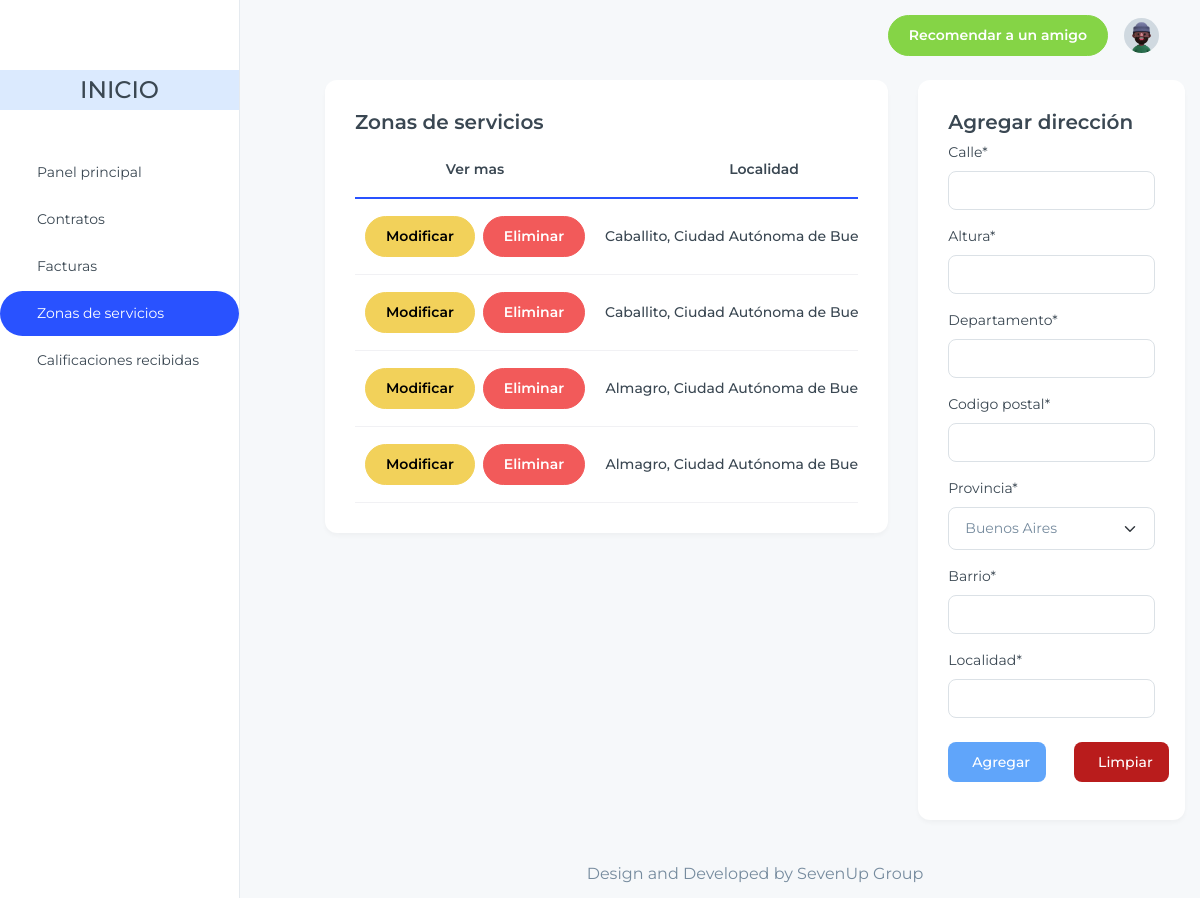
The page /home/prestador/direcciones/ (signed in) on the database as committed earlier.
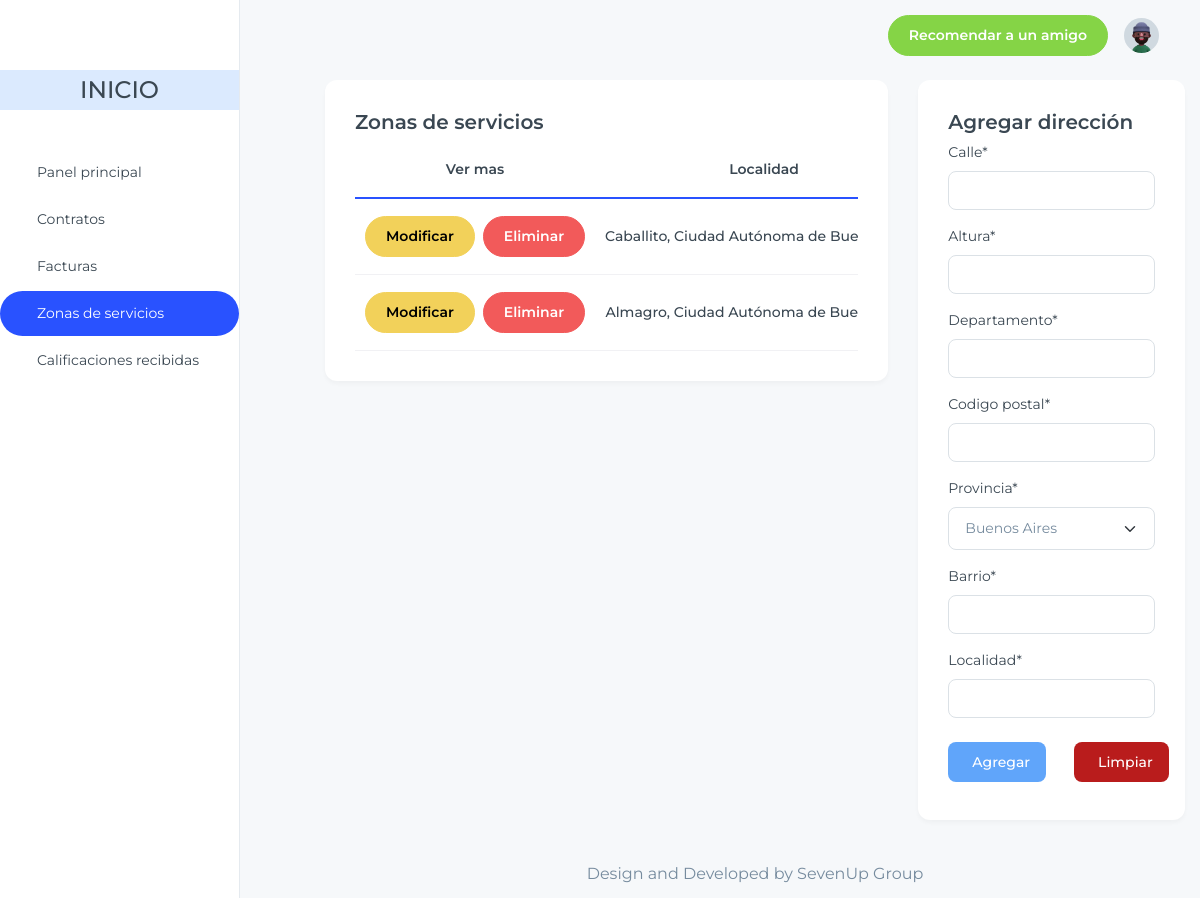
The same page on the database as committed later.
### apps/ubicacion/models.py (models this page shows, shortened)
class Direccion(models.Model):
    calle = models.TextField(max_length=200)
    altura = models.TextField(max_length=200)
    departamento = models.CharField(max_length=100, null=True, blank=True)
    codigo_postal = models.CharField(max_length=100)
    barrio = models.CharField(max_length=200, blank=True, null=True, default=None)
    localidad = models.ForeignKey(Localidad, on_delete=models.CASCADE, default=None)
    usuario = models.ForeignKey("usuario.Usuario", on_delete=models.CASCADE, default=None)

class Localidad(models.Model):
    nombre = models.CharField(max_length=100)
    provincia = models.ForeignKey(Provincia, on_delete=models.CASCADE)
    def __str__(self):
        return f'{self.nombre}, {self.provincia.__str__()}'

class Provincia(models.Model):
    PROVINCIAS = [
        (1, 'Buenos Aires'),
        (2, 'Ciudad Autónoma de Buenos Aires'),
        (3, 'Catamarca'),
        (4, 'Chaco'),
        (5, 'Chubut'),
        (6, 'Córdoba'),
        (7, 'Corrientes'),
        (8, 'Entre Ríos'),
        (9, 'Formosa'),
        (10, 'Jujuy'),
        (11, 'La Pampa'),
        (12, 'La Rioja'),
        (13, 'Mendoza'),
        (14, 'Misiones'),
        (15, 'Neuquén'),
        (16, 'Río Negro'),
        (17, 'Salta'),
        (18, 'San Juan'),
        (19, 'San Luis'),
        (20, 'Santa Cruz'),
        (21, 'Santa Fe'),
        (22, 'Santiago del Estero'),
        (23, 'Tierra del Fuego, Antártida e Islas del Atlántico Sur'),
        (24, 'Tucumán'),
    ]
    nombre = models.IntegerField(choices=PROVINCIAS)
    def __str__(self):
        provincia_nombre = dict(self.PROVINCIAS).get(self.nombre)
        return provincia_nombre

### apps/prestador/views.py (the view, shortened to what this page needs)
# urls.py: path('prestador/direcciones/', PrestadorDireccionListView.as_view(), name='direcciones'),
class PrestadorDireccionListView(generic.ListView, generic.edit.FormMixin):
    model = Direccion
    template_name = 'prestador_direcciones.html'
    context_object_name = 'direcciones'
    form_class = DireccionForm
    def get_queryset(self):
        usuario_actual = self.request.user
        return Direccion.objects.filter(usuario=usuario_actual)
    def get_context_data(self, **kwargs):
        context = super().get_context_data(**kwargs)
        context['form'] = self.get_form()  # Incluye el formulario en el contexto
        return context

### apps/ubicacion/form.py (shortened to what this page needs)
class DireccionForm(forms.Form):
    calle = forms.CharField(max_length=150, required=True)
    altura = forms.IntegerField()
    departamento = forms.CharField(max_length=150, required=True)
    codigo_postal = forms.CharField(max_length=150)
    provincia = forms.ChoiceField(choices=Provincia.PROVINCIAS, required=True)
    barrio = forms.CharField(max_length=150)
    localidad = forms.CharField(max_length=150, required=True)

### apps/prestador/templates/prestador_direcciones.html (shortened to what this page needs)
{% extends 'index_prestador.html' %}
{% load static %}
{% load crispy_forms_tags %}
{% block content %}
<div class="container-fluid">
  <div class='row'>
    <div class="col-lg-8">
      <div class="card ">
        <div class="card-body ">
          <h5 class="card-title fs-6 font-semibold">Zonas de servicios</h5>
            <div class="table-responsive">
              <table class="table text-nowrap align-middle mb-0">
                <thead>
                  <tr class="border-2 border-bottom border-primary border-0">
                    <th scope="col" class="text-center">Ver mas</th>
                    <th scope="col" class="text-center">Localidad</th>
                    </tr>
                </thead>
                <tbody class="table-group-divider">
                  {% for direccion in direcciones %}
                    <tr>
                      <td class="text-center fw-medium">
                        <div class="d-flex gap-2 justify-content-center">
                          <a href="{% url 'modificar_dire_prestador' direccion_id=direccion.id %}" class="btn btn-warning">
                            Modificar
                          </a>
                          <a href="{% url 'eliminar_dire_prestador' direccion_id=direccion.id %}" class="btn btn-danger" data-toggle="modal" data-target="#confirmarEliminarModal">
                            Eliminar
                          </a>
                        </div>
                      </td>
                      <td class="text-center fw-medium">{{direccion.localidad}}</td>
                    </tr>
                  {% endfor %}
                </tbody>
              </table>
            </div>
        </div>
      </div>
    </div>
    <div class="col-lg-4">
        <div class="card">
            <div class="card-body">
              <h5 class="card-title fs-6 font-semibold">Agregar dirección</h5>
              <form method="post">
                {{ form|crispy }}
                <div class="flex gap-2 mt-4">
                  <button type="submit" class="flex items-center text-white bg-blue-400 hover:bg-blue-800 focus:ring-4 focus:ring-blue-300 font-medium rounded-lg text-sm px-3 py-2.5 gap-2 me-2 mb-2">
                     Agregar
                  </button>
                  <button type="reset" class="flex items-center text-white bg-red-700 hover:bg-red-800 focus:ring-4 focus:ring-red-300 font-medium rounded-lg text-sm px-3 py-2.5 gap-2 me-2 mb-2 ml-3">
                     Limpiar
                  </button>
                </div>
              </form>
            </div>
        </div>
    </div>
  </div>
</div>
{% endblock %}

Rows that differ between the two databases and show on the page:
removed Direccion: localidad "Caballito, Ciudad Autónoma de…"
removed Direccion: localidad "Almagro, Ciudad Autónoma de…"
